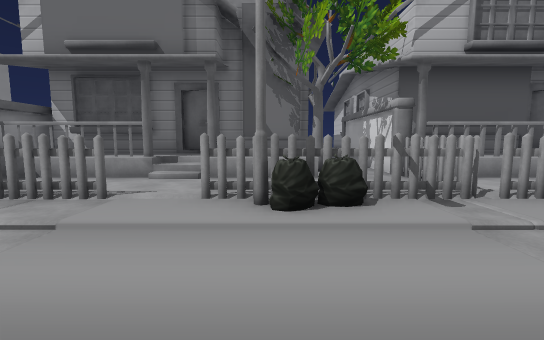
View 1 (above)

16 first-person views from a walk through a 3-D level made in the Unity game engine. The camera is 1.5 m above the floor, tilts 6° down and sees 90° across. The floor is counted in squares, 2 m on a side. Each view is taken from the middle of a square. On the plan, view 1 faces up. The plan holds only what a view shows up to about 10 squares ahead; the rest is blank. The place goes on beyond the plan. The player is left out.

View 2
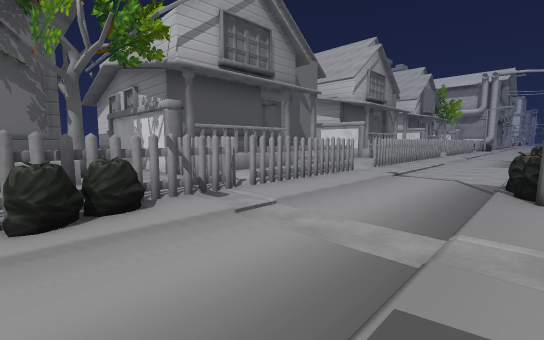

View 3
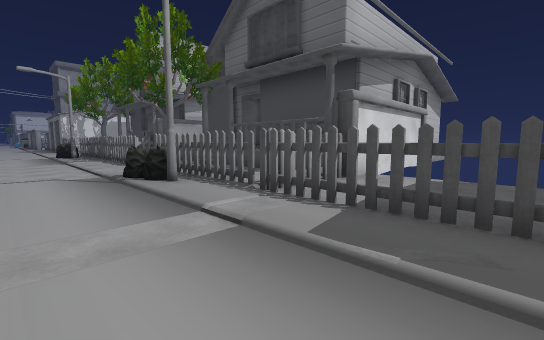

View 4
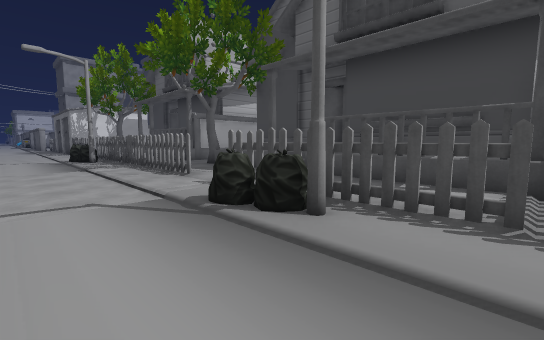

View 5
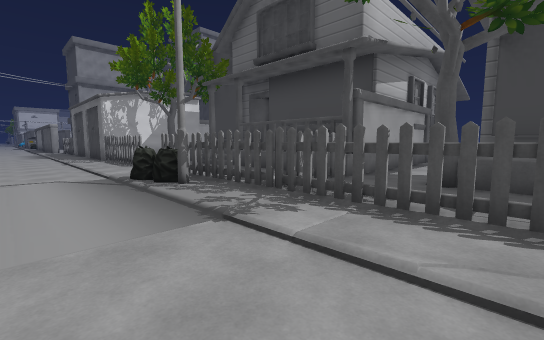

View 6
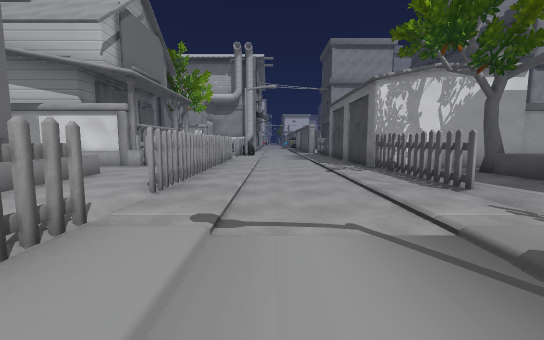

View 7
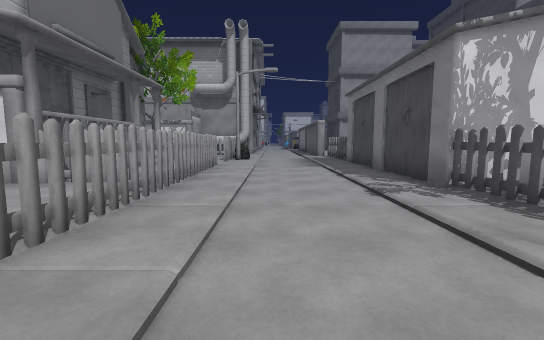

View 8
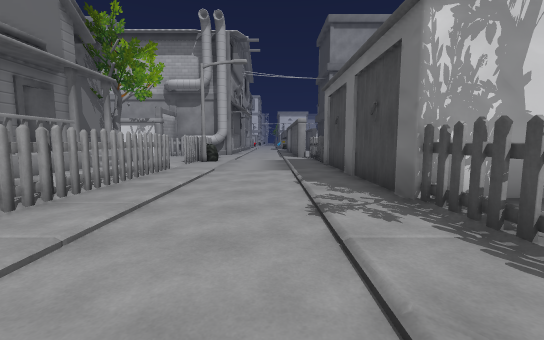

View 9
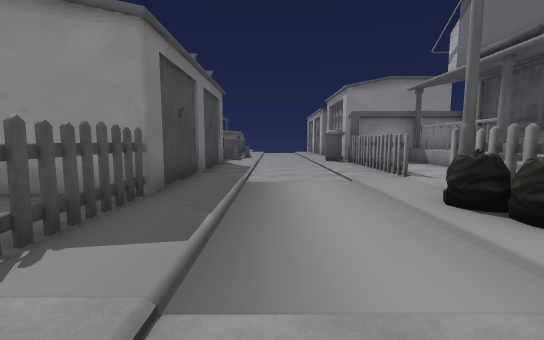

View 10
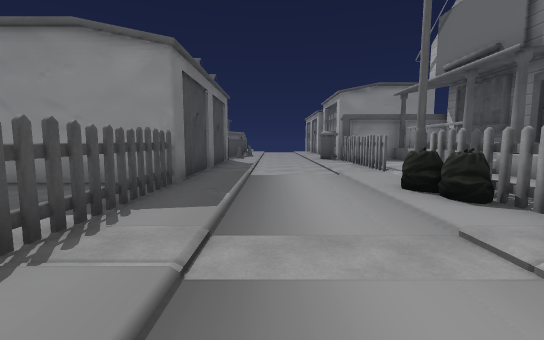

View 11
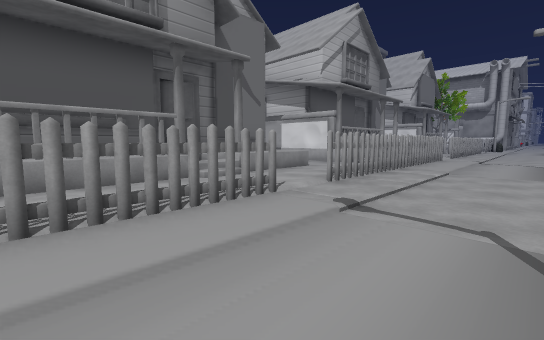

View 12
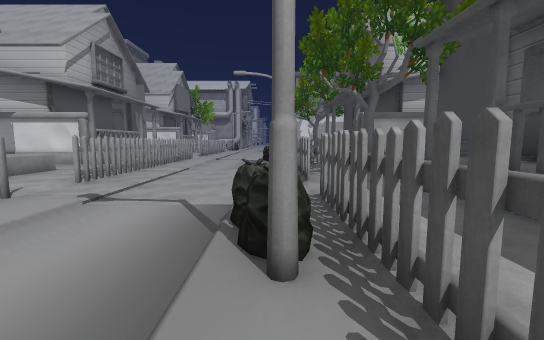

View 13
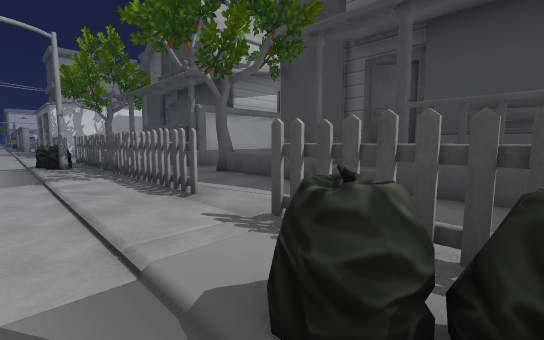

View 14
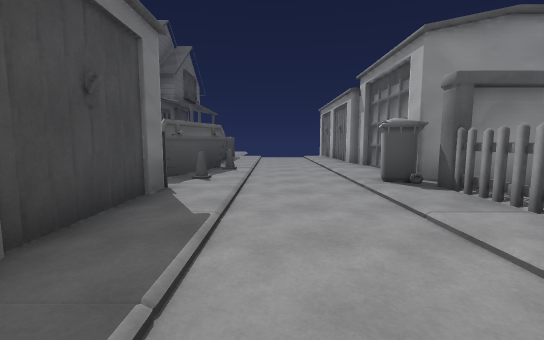

View 15
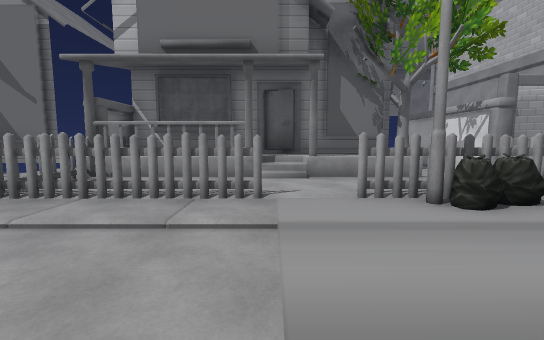

View 16
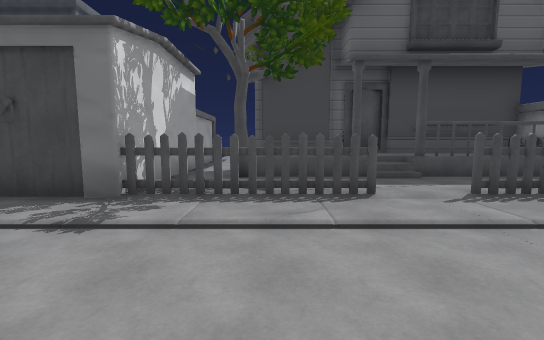

### Floor plan
Key: @ floor where view 1 was taken; # wall or solid block; x gap in a wall; . main floor; - floor 0.25 m lower than the main floor; : floor 0.75 m higher than the main floor; / step, stairs or slope; = window, fence, low wall or low ledge; T tree; S streetlight; H thing the floor can be seen under or through; C cone.
Columns run from 7 left of view 1 to 27 right of it. Each row starts with its distance up from view 1.
  9           #
  8       #   #        #       #   ##
  7  #####:#T #######/ #    ## #####:##
  6  #:::/#  .#:::/=:/.###    .#:::/=:=
  5  #.../.  .#.../....#   ....#.../.
  4 #####xx#######x########.###HHHH....
  3 #......S#........................S#
  2 -----------------------------------
  1 -----------------------------------
  0 C......@...S##......S=.............
 -1 #######x####...########.###########
 -2       #...#.../..T #....x..#
 -3       #...####/=:T #######T#
 -4       #   ##########    ##.##
 -5                           ..#
 -6                            .#
 -7                             #

Positions as (right, up) in squares from view 1, and headings:
1: (0, 0), facing up
2: (0, 0), facing up-right
3: (0, 2), facing down-right
4: (3, 2), facing down-right
5: (9, 2), facing down-right
6: (13, 2), facing right
7: (16, 2), facing right
8: (17, 1), facing right
9: (3, 1), facing left
10: (4, 1), facing left
11: (4, 1), facing up-right
12: (3, 0), facing right
13: (5, 1), facing down-right
14: (-2, 1), facing left
15: (24, 0), facing up
16: (18, 3), facing down
